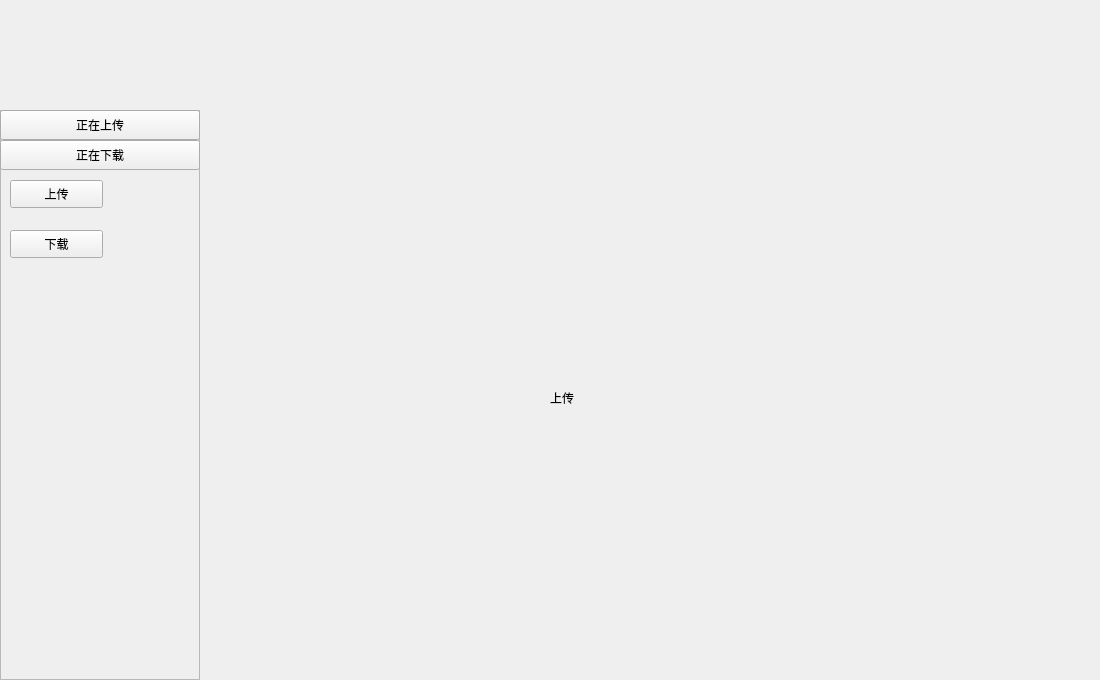
<?xml version="1.0" encoding="UTF-8"?>
<ui version="4.0">
 <class>BeyondAbyssWidget</class>
 <widget class="QWidget" name="BeyondAbyssWidget">
  <property name="geometry">
   <rect>
    <x>0</x>
    <y>0</y>
    <width>1100</width>
    <height>680</height>
   </rect>
  </property>
  <property name="windowTitle">
   <string>BeyondAbyssWidget</string>
  </property>
  <widget class="QStackedWidget" name="stackedWidget">
   <property name="geometry">
    <rect>
     <x>0</x>
     <y>110</y>
     <width>1100</width>
     <height>570</height>
    </rect>
   </property>
   <property name="currentIndex">
    <number>1</number>
   </property>
   <widget class="QWidget" name="page">
    <widget class="QFrame" name="frame_2">
     <property name="geometry">
      <rect>
       <x>0</x>
       <y>0</y>
       <width>200</width>
       <height>570</height>
      </rect>
     </property>
     <property name="frameShape">
      <enum>QFrame::StyledPanel</enum>
     </property>
     <property name="frameShadow">
      <enum>QFrame::Raised</enum>
     </property>
     <widget class="QPushButton" name="allFileShowButton">
      <property name="geometry">
       <rect>
        <x>0</x>
        <y>0</y>
        <width>200</width>
        <height>30</height>
       </rect>
      </property>
      <property name="text">
       <string>所有文件</string>
      </property>
     </widget>
     <widget class="QPushButton" name="recyleBinShowButton">
      <property name="geometry">
       <rect>
        <x>0</x>
        <y>30</y>
        <width>200</width>
        <height>30</height>
       </rect>
      </property>
      <property name="text">
       <string>回收站</string>
      </property>
     </widget>
    </widget>
    <widget class="QStackedWidget" name="stackedWidget_2">
     <property name="geometry">
      <rect>
       <x>200</x>
       <y>0</y>
       <width>900</width>
       <height>570</height>
      </rect>
     </property>
     <widget class="QWidget" name="page_3">
      <widget class="QLabel" name="label_4">
       <property name="geometry">
        <rect>
         <x>380</x>
         <y>260</y>
         <width>72</width>
         <height>15</height>
        </rect>
       </property>
       <property name="text">
        <string>所有文件</string>
       </property>
      </widget>
     </widget>
     <widget class="QWidget" name="page_5">
      <widget class="QLabel" name="label_5">
       <property name="geometry">
        <rect>
         <x>370</x>
         <y>260</y>
         <width>72</width>
         <height>15</height>
        </rect>
       </property>
       <property name="text">
        <string>回收站</string>
       </property>
      </widget>
     </widget>
    </widget>
   </widget>
   <widget class="QWidget" name="page_4">
    <widget class="QFrame" name="frame_3">
     <property name="geometry">
      <rect>
       <x>0</x>
       <y>0</y>
       <width>200</width>
       <height>570</height>
      </rect>
     </property>
     <property name="frameShape">
      <enum>QFrame::StyledPanel</enum>
     </property>
     <property name="frameShadow">
      <enum>QFrame::Raised</enum>
     </property>
     <widget class="QPushButton" name="updateButton">
      <property name="geometry">
       <rect>
        <x>0</x>
        <y>0</y>
        <width>200</width>
        <height>30</height>
       </rect>
      </property>
      <property name="text">
       <string>正在上传</string>
      </property>
     </widget>
     <widget class="QPushButton" name="downloadButton">
      <property name="geometry">
       <rect>
        <x>0</x>
        <y>30</y>
        <width>200</width>
        <height>30</height>
       </rect>
      </property>
      <property name="text">
       <string>正在下载</string>
      </property>
     </widget>
     <widget class="QPushButton" name="testUploadButton">
      <property name="geometry">
       <rect>
        <x>10</x>
        <y>70</y>
        <width>93</width>
        <height>28</height>
       </rect>
      </property>
      <property name="text">
       <string>上传</string>
      </property>
     </widget>
     <widget class="QPushButton" name="download">
      <property name="geometry">
       <rect>
        <x>10</x>
        <y>120</y>
        <width>93</width>
        <height>28</height>
       </rect>
      </property>
      <property name="text">
       <string>下载</string>
      </property>
     </widget>
    </widget>
    <widget class="QStackedWidget" name="stackedWidget_3">
     <property name="geometry">
      <rect>
       <x>200</x>
       <y>0</y>
       <width>900</width>
       <height>570</height>
      </rect>
     </property>
     <widget class="QWidget" name="page_6">
      <widget class="QLabel" name="label_2">
       <property name="geometry">
        <rect>
         <x>350</x>
         <y>280</y>
         <width>72</width>
         <height>15</height>
        </rect>
       </property>
       <property name="text">
        <string>上传</string>
       </property>
      </widget>
     </widget>
     <widget class="QWidget" name="page_7">
      <widget class="QLabel" name="label_6">
       <property name="geometry">
        <rect>
         <x>280</x>
         <y>260</y>
         <width>72</width>
         <height>15</height>
        </rect>
       </property>
       <property name="text">
        <string>下载</string>
       </property>
      </widget>
     </widget>
    </widget>
   </widget>
   <widget class="QWidget" name="page_2">
    <widget class="QLabel" name="label_3">
     <property name="geometry">
      <rect>
       <x>450</x>
       <y>300</y>
       <width>72</width>
       <height>15</height>
      </rect>
     </property>
     <property name="text">
      <string>分享页面</string>
     </property>
    </widget>
   </widget>
   <widget class="QWidget" name="page_8">
    <widget class="QLabel" name="label_7">
     <property name="geometry">
      <rect>
       <x>440</x>
       <y>240</y>
       <width>91</width>
       <height>41</height>
      </rect>
     </property>
     <property name="text">
      <string>日志管理</string>
     </property>
    </widget>
   </widget>
   <widget class="QWidget" name="page_9">
    <widget class="QLabel" name="label_8">
     <property name="geometry">
      <rect>
       <x>470</x>
       <y>250</y>
       <width>72</width>
       <height>15</height>
      </rect>
     </property>
     <property name="text">
      <string>权限管理</string>
     </property>
    </widget>
   </widget>
  </widget>
  <widget class="CustomStatusBar" name="status_bar" native="true">
   <property name="geometry">
    <rect>
     <x>0</x>
     <y>0</y>
     <width>1100</width>
     <height>110</height>
    </rect>
   </property>
  </widget>
 </widget>
 <layoutdefault spacing="6" margin="11"/>
 <customwidgets>
  <customwidget>
   <class>CustomStatusBar</class>
   <extends>QWidget</extends>
   <header location="global">customstatusbar.h</header>
   <container>1</container>
  </customwidget>
 </customwidgets>
 <resources/>
 <connections/>
</ui>
